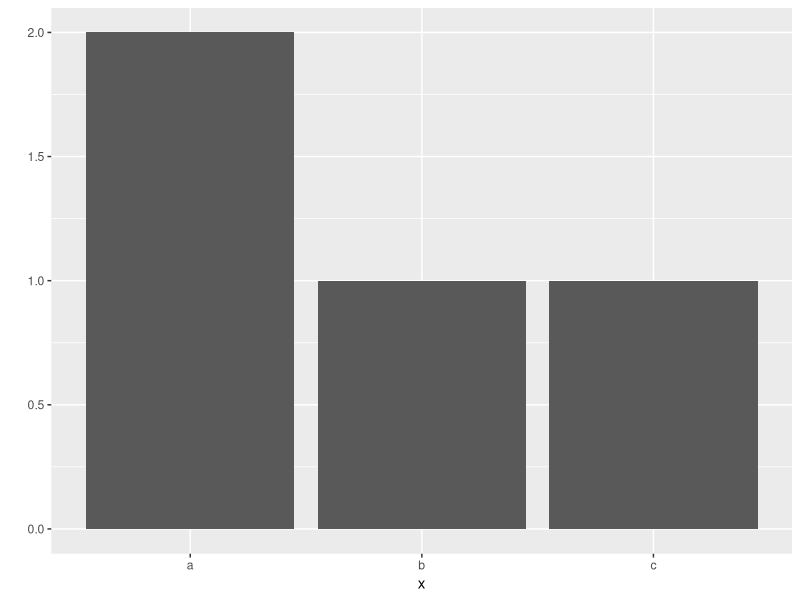
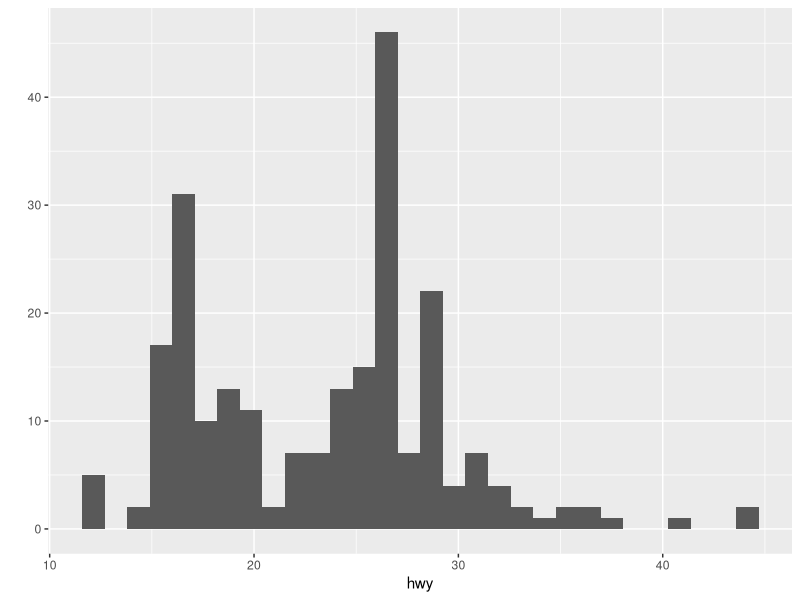
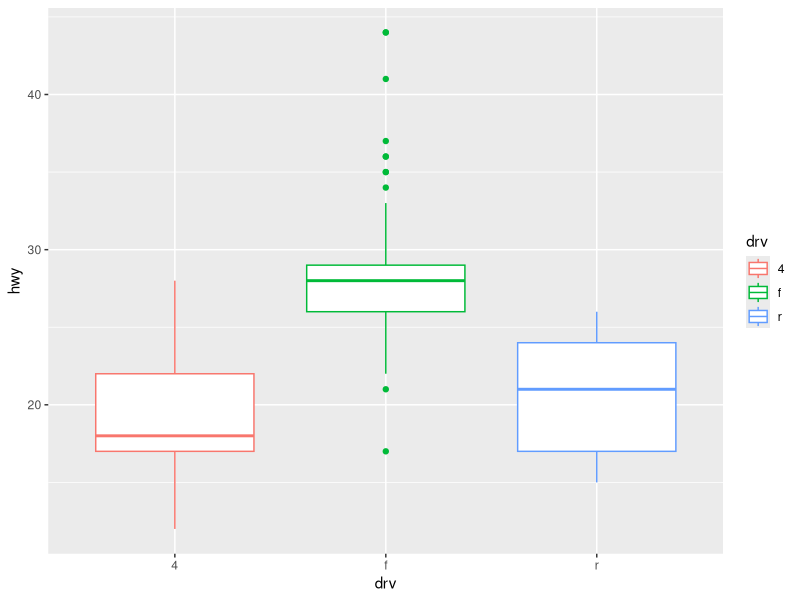

Recreate these plots in R, in order.
library(ggplot2)
x <- c('a','b','c','a')
qplot(x)
x <- c(90,80,60,70)
mean_x <-mean(x)

qplot(data = mpg, x = hwy)
qplot(data = mpg, x = drv, y = hwy, geom='boxplot', colour = drv)
english <- c(90,80,60,70)
english
math <- c(50,60,100,20)
math
df_midterm <- data.frame(english,math)
df_midterm

